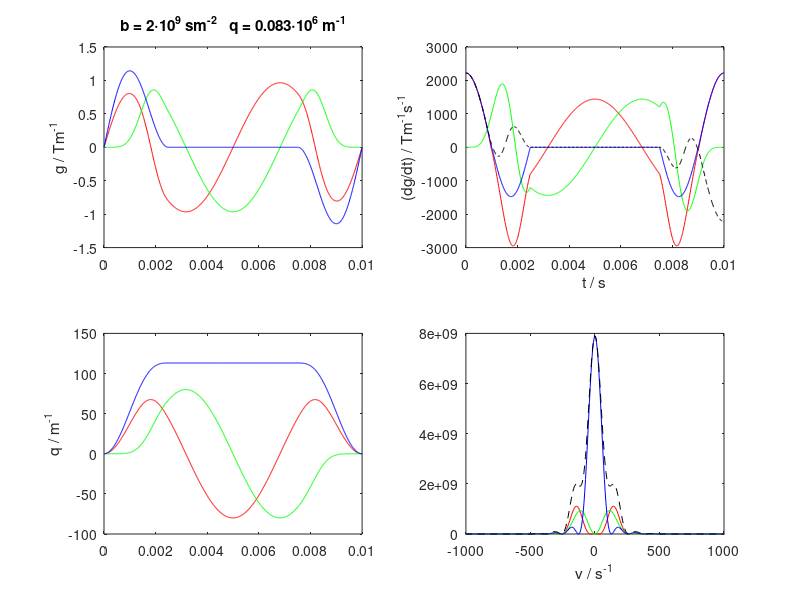

MATLAB code to generate this figure:
% Gradient waveforms for axisymmetric b-tensors.
%
% Calculated according to the recipe in fig 1 of
% Topgaard, Phys. Chem. Chem. Phys. 18, 8545 (2016).
% http://dx.doi.org/10.1039/c5cp07251d
%
% Output in the format for Matthew Budde's code for Bruker pv6.0.1 

% Define path for output folders
%[run_path,run_name,run_ext] = fileparts(run_fn);
run_path = cd;
out_path = fullfile(run_path,'waveforms');


% Parameters for calculating b-values
gmax = 100/100*1.4; % Max gradient [3 T/m]
tau = 10e-3; % Waveform duration [10 ms]

% Define timing parameters relative to a total echo time = 1
np = 1000; % Number of time intervals in waveform [1000]
epsilon_up = .1; % Quarter-sine ramp up [0.1]
plateau = 0; % Plateau [0]
epsilon_down = .15; % Half-sine ramp down [0.1]
Amid = 0;
epsilon_mid = .15; % Half-sine ramp down [0.1]

% q-trajectory parameters
% zeta: half aperture of q cone, see Topgaard. Microporous Mesoporous Mater. 178, 60 (2013).
% http://dx.doi.org/10.1016/j.micromeso.2013.03.009
deltapsi = 2*pi;
zeta = acos(1/sqrt(3)); out_fn = fullfile(out_path,'axde_sphere'); %sphere
zeta = pi/2; out_fn = fullfile(out_path,'axde_plane'); deltapsi = pi; Amid = 0; %plane
zeta = 0; out_fn = fullfile(out_path,'axde_stick'); deltapsi = 2*pi; Amid = 0; %stick
zeta = acos(sqrt(2/3)); out_fn = fullfile(out_path,'axde_cigar'); deltapsi = 2*pi; Amid = 0; %cigar

% (theta,phi): Orientation of cone axis in lab frame
theta = 0; phi = 0;

%------------------------

taured = 1;
dt = taured/np;
t = taured*linspace(0,1,np);

% Quarter-sine ramp up
np_epsilon_up = round(epsilon_up/dt);
t_epsilon_up = pi/2*linspace(0,1,np_epsilon_up)';
g_up = sin(t_epsilon_up);
%figure(1), clf, plot(t_epsilon_up,g_up,'-'), return

% Half-sine ramp down
np_epsilon_down = round(epsilon_down/dt);
t_epsilon_down = pi/2*linspace(-1,1,np_epsilon_down)';
g_down = 1 - (1+Amid)*.5*(1+sin(t_epsilon_down));
%figure(1), clf, plot(t_epsilon_down,g_down,'-'), return

% Half-sine ramp mid
np_epsilon_mid = round(epsilon_mid/dt);
t_epsilon_mid = pi/2*linspace(-1,1,np_epsilon_mid)';
g_mid = Amid*sin(t_epsilon_mid);
%figure(1), clf, plot(t_epsilon_mid,g_mid,'-'), return

% Plateau
np_plateau = round(plateau/dt);
%np_inter = round(taured/dt)-2*(np_epsilon_up+np_plateau+np_epsilon_down);
np_mid = round((round(taured/dt)-2*(np_epsilon_up+np_plateau+np_epsilon_down) - np_epsilon_mid)/2);

ga = [g_up; ones(np_plateau,1); g_down; -Amid*ones(np_mid,1); g_mid;  Amid*ones(np_mid,1); g_down-1+Amid; -1*ones(np_plateau,1); -flipud(g_up)];
%figure(1), clf, plot(t,ga,'-'), return

psi0 = 0;
b_delta = (3*cos(zeta).^2-1)/2; % normalized anisotropy of the b tensor

q = cumsum(ga); % Topgaard Eq 35 (Note: all dt cancel and can be omitted.)
q = mean([q flipud(q)],2); % Removes asymmetry introduced by cumsum
b = sum(q.^2); % Topgaard Eq 32
psi = psi0 + deltapsi/b*cumsum(q.^2); % Topgaard Eq 31
psi = mean([psi deltapsi-flipud(psi)],2); % Removes asymmetry introduced by cumsum
gr = (ga + 1i*deltapsi/b*q.^3).*exp(1i.*psi); % Topgaard Eq 37

% Assure that first and last values equal zero
ga([1 end]) = 0;
gr([1 end]) = 0;

re_gr = real(gr);
im_gr = imag(gr);

% Assure refocusing on each channel
ga(2:(end-1)) = ga(2:(end-1)) - sum(ga)/(np-2);
re_gr(2:(end-1)) = re_gr(2:(end-1)) - sum(re_gr)/(np-2);
im_gr(2:(end-1)) = im_gr(2:(end-1)) - sum(im_gr)/(np-2);

% Normalize waveform to the range -1 to +1
gnorm = max(abs([ga(:); re_gr(:)+1i*im_gr(:)]));
gnorm = max(ga);
ga = ga/gnorm;
re_gr = re_gr/gnorm;
im_gr = im_gr/gnorm;
gr = re_gr+1i*im_gr;

gx = re_gr*sin(zeta); % Topgaard Eq 37
gy = im_gr*sin(zeta);
gz = ga*cos(zeta);

gx_old = gx;
gz_old = gz;
gx = gx_old*cos(theta) + gz_old*sin(theta);
gz = gz_old*cos(theta) - gx_old*sin(theta);
gx_old = gx;
gy_old = gy;
gx = gx_old*cos(phi) - gy_old*sin(phi);
gy = gy_old*cos(phi) + gx_old*sin(phi);

qx = cumsum(gx);
qy = cumsum(gy);
qz = cumsum(gz);
bxx = sum(qx.^2);
byy = sum(qy.^2);
bzz = sum(qz.^2);
bxy = sum(qx.*qy);
bxz = sum(qx.*qz);
byz = sum(qy.*qz);

b_tensor_norm = [[bxx bxy bxz]; [bxy byy byz]; [bxz byz bzz]]/(bxx+byy+bzz)
% If isotropic, normalized b tensor is diagonal with all eigenvalues 1/3

gamma = 26.75e7;
dt = tau/np;
t = tau*linspace(0,1,np)';
q = gamma*gmax*cumsum(ga*dt);
b = sum(q.^2*dt);
qmax = max(q);
td = b/qmax^2;
bfactor = b/gmax.^2./tau^3

dgadt = gradient(gmax*ga/dt);
dgrdt = gradient(gmax*abs(gr)/dt);
dre_grdt = gradient(gmax*re_gr/dt);
dim_grdt = gradient(gmax*im_gr/dt);

figure(1), clf
subplot(2,2,1)
%plot(t,gmax*re_gr,'r-',t,gmax*im_gr,'g-',t,gmax*ga,'b-',t,gmax*abs(gr),'k--')
plot(t,gmax*gx,'r-',t,gmax*gy,'g-',t,gmax*gz,'b-')
ylabel('g / Tm^-^1')
title(['b = ' num2str(b/1e9,2) '\cdot10^9 sm^-^2   q = ' num2str(qmax/2/pi/1e6,2) '\cdot10^6 m^-^1'])

subplot(2,2,2)
plot(t,dre_grdt,'r-',t,dim_grdt,'g-',t,dgadt,'b-',t,dgrdt,'k--')
xlabel('t / s'), ylabel('(dg/dt) / Tm^-^1s^-^1')

subplot(2,2,3)
plot(t,qx,'r-',t,qy,'g-',t,qz,'b-')
ylabel('q / m^-^1')
%title(['b = ' num2str(b/1e9,2) '\cdot10^9 sm^-^2   q = ' num2str(qmax/2/pi/1e6,2) '\cdot10^6 m^-^1'])

si = 16*1024;
Fx = fftshift(fft(qx,si));
Fy = fftshift(fft(qy,si));
Fz = fftshift(fft(qz,si));
Fx2 = abs(Fx).^2;
Fy2 = abs(Fy).^2;
Fz2 = abs(Fz).^2;
Fr2 = Fx2 + Fy2 + Fz2;

swh = 1/dt;
nu = swh*linspace(0,1,si); %frequency vector
nu = nu - nu(si/2+1); %set the proper zero frequency
subplot(2,2,4)
plot(nu,Fx2,'r-',nu,Fy2,'g-',nu,Fz2,'b-',nu,Fr2,'k--')
xlabel('\nu / s^-^1')
set(gca,'XLim',1000*[-1 1])

% Save waveforms in Bruker format
[out_path,out_name,out_ext] = fileparts(out_fn);
if ~isdir(out_path)
    mkdir(out_path)
end

title_str = ['Waveform for axisymmetric diffusion encoding. b_delta = ' num2str(b_delta,3)];

fid = fopen(out_fn,'w');

text.header = {
{['##TITLE= ' title_str]};
{'##JCAMP-DX= 5.00 Bruker JCAMP library'}
{'##DATA TYPE= Shape Data'}
{'##ORIGIN= Bruker Analytik GmbH'}
{'##OWNER= <nmrsu>'}
{['##DATE= ' datestr(now,'yyyy-mm-dd')]}
{['##TIME= ' datestr(now,'HH:MM:SS')]}
{'##MINX= 0'}
{'##MAXX= 1'}
{'##MINY= 0'}
{'##MAXY= 1'}
{'##$SHAPE_EXMODE= Gradient'}
{'##$SHAPE_TOTROT= 0'}
{'##$SHAPE_BWFAC= 0'}
{'##$SHAPE_INTEGFAC= 0'}
{'##$SHAPE_MODE= 0'}};

[nlines, ~] = size(text.header);

for nline = 1:nlines
    fprintf(fid,'%s\n',text.header{nline}{1});
end

fprintf(fid,'%s\n',['##BFACTOR=' num2str(bfactor)]);
fprintf(fid,'%s\n',['##DURATION=' num2str(tau)]);
fprintf(fid,'%s\n',['##DIRECTIONVEC= 0 0 1']);
fprintf(fid,'%s\n',['##NPOINTS=' num2str(numel(gx))]);
fprintf(fid,'%s\n',['##XYDATA= (T X Y Z)']);

formatspec = '%8.6f %8.6f %8.6f\r\n';

out_mat = [gx gy gz];
fprintf(fid, formatspec, out_mat');

fprintf(fid,'%s\n',['##END']);
fclose(fid);

max(abs([gx(:); gy(:); gz(:)]))